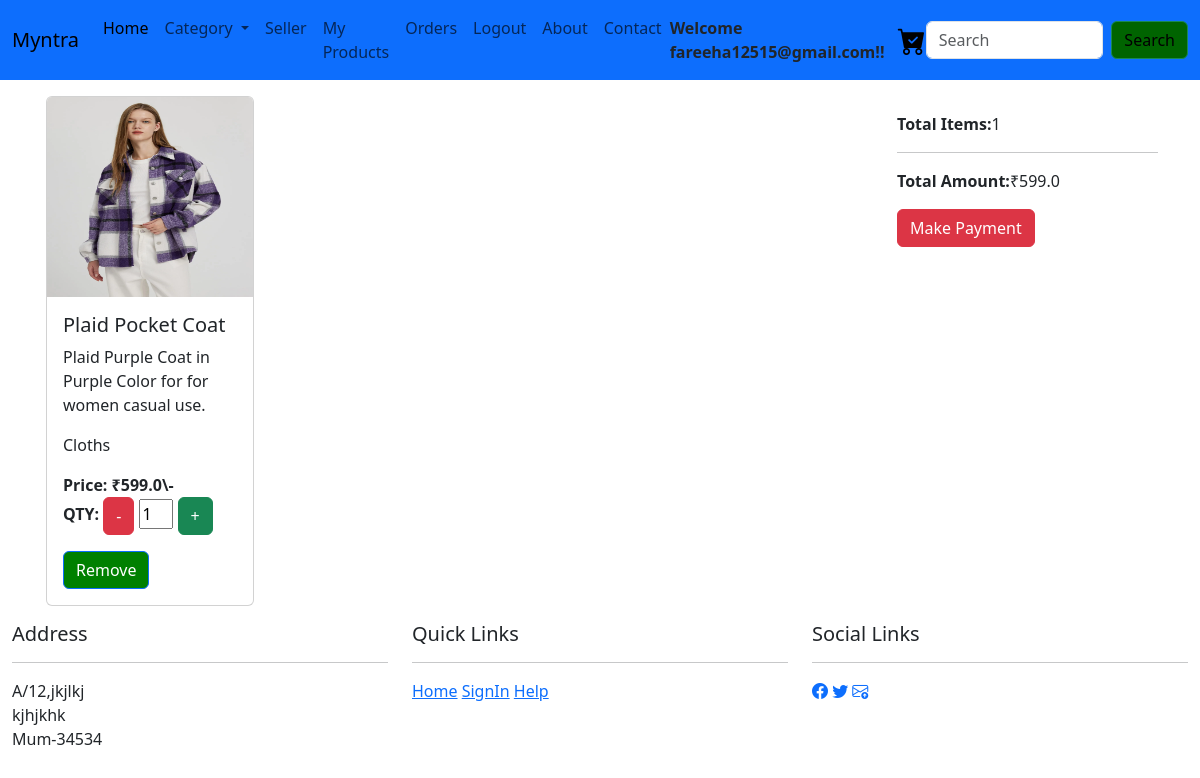
The page /showcarts/ (signed in) on the database its author committed.
### app/models.py (models this page shows)
class Cart(models.Model):
    userid = models.ForeignKey(User, on_delete=models.SET_NULL, null=True)
    productid = models.ForeignKey(Product, on_delete=models.CASCADE, null=True)
    qty = models.PositiveIntegerField(default=0)

class Product(models.Model):
    userid = models.ForeignKey(User, on_delete=models.SET_NULL, null=True)
    productid = models.IntegerField(primary_key=True)
    productname = models.CharField(max_length=50)
    type = (
        ("Mobile", "Mobile"),
        ("Cloths", "Cloths"),
        ("Shoes", "Shoes"),
        ("Electronics", "Electronics"),
    )
    category = models.CharField(max_length=50, choices=type, default="")
    description = models.TextField()
    price = models.FloatField()
    image = models.ImageField(upload_to="photos")
    objects = models.Manager()
    productmanager = CustomManager()

### app/views.py (the view)
# urls.py: path("showcarts/", v.showcarts, name="showcarts"),
def showcarts(req):
    if req.user.is_authenticated:
        user = req.user
        allcarts = Cart.objects.filter(userid=user.id)
        totalamount = 0
        for x in allcarts:
            totalamount += x.productid.price * x.qty
        totalitems = len(allcarts)
        if req.user.is_authenticated:
            context = {
                "allcarts": allcarts,
                'username': user,
                "totalamount": totalamount,
                "totalitems": totalitems
            }
        else:
            context = {
                    "allcarts": allcarts,
                    "totalamount": totalamount,
                    "totalitems": totalitems
                }
        return render(req, "showcarts.html", context)

### app/templates/showcarts.html (shortened to what this page needs)
{% extends 'base.html' %}
{% block body %}
<div class="container">
    <div class="row">
        <div class="col-md-9 p-3">
            <div class="row">
                {% for x in allcarts %}
                <div class="col-md-3">
                <div class="card" style="width: 13rem">
                    <img src="/media/{{x.productid.image}}" class="card-img-top" width="100px" height="200px" alt="...">
                    <div class="card-body">
                      <h5 class="card-title">{{x.productid.productname}}</h5>
                      <p class="card-text">{{x.productid.description}}</p>
                      <p class="card-text">{{x.productid.category}}</p>
                      <b class="card-text">Price: ₹{{x.productid.price}}\-</b><br>
                      <p>
                        <strong>QTY:</strong>
                        <a href="#"><button class="btn btn-danger">-</button></a>
                        <input type="number" value="{{x.qty}}" style="width: 20%;">
                        <a href="/updateqty/0/{{x.productid.price}}"><button class="btn btn-success">+</button></a>
                      </p>
                      <a href="/removecart/{{x.productid.productid}}" class="btn btn-primary" style="background-color: green;">Remove</a>
                    </div>
                  </div>
                </div>
                {% endfor %}
            </div>
        </div>
        <div class="col-md-3">
          <h5 class="btn-danger text-white">Total Amount Section</h5>
          <p><strong>Total Items:</strong>{{totalitems}}</p>
          <hr>
          <p><strong>Total Amount:</strong>₹{{totalamount}}</p>
          <a href="/payment"><button class="btn btn-danger">Make Payment</button></a>
        </div>
    </div>
</div>
{% endblock %}

### app/templates/base.html (shortened to what this page needs)
<!doctype html>
<html lang="en">
  <head>
    <link href="https://cdn.jsdelivr.net/npm/bootstrap@5.3.3/dist/css/bootstrap.min.css" rel="stylesheet">
    <link rel="stylesheet" href="https://cdn.jsdelivr.net/npm/bootstrap-icons@1.11.3/font/bootstrap-icons.min.css">
  </head>
  <body>
    <div class="container-fluid ">
        <div class="row">
            <nav class="navbar navbar-expand-lg  bg-primary">
                <div class="container-fluid">
                  <a class="navbar-brand" href="/">Myntra</a>
                  <div class="collapse navbar-collapse" id="navbarSupportedContent">
                    <ul class="navbar-nav me-auto mb-2 mb-lg-0">
                      <li class="nav-item">
                        <a class="nav-link active" aria-current="page" href="/">Home</a>
                      </li>
                      <li class="nav-item dropdown">
                        <a class="nav-link dropdown-toggle" href="#" role="button" data-bs-toggle="dropdown" aria-expanded="false">
                          Category
                        </a>
                      </li>
                      {% if not user.is_authenticated %}
                      <li class="nav-item">
                        <a class="nav-link" href="/signin">SignIn</a>
                      </li>
                      <li class="nav-item">
                        <a class="nav-link" href="/signup">SignUp</a>
                      </li>
                      {% else %}
                      <li class="nav-item">
                        <a class="nav-link" href="/ProductRegister">Seller</a>
                      </li>
                      <li class="nav-item">
                        <a class="nav-link" href="/ProductList">My Products</a>
                      </li>
                      <li class="nav-item">
                        <a class="nav-link" href="#">Orders</a>
                      </li>
                      <li class="nav-item">
                        <a class="nav-link" href="/userlogout">Logout</a>
                      </li>
                      {% endif %}
                      <li class="nav-item">
                        <a class="nav-link" href="#">About</a>
                      </li>
                      <li class="nav-item">
                        <a class="nav-link" href="#">Contact</a>
                      </li>
                    </ul>
                    {% if user.is_authenticated %}
                    <strong>Welcome {{user}}!!</strong>
                    {% else %}
                    <strong>Welcome Guest!!</strong>
                    {% endif %}
                    <a href="/showcarts"><i class="bi bi-cart-check-fill" style="color: black; font-size: 28px;"></i></a>
                    <form class="d-flex" role="search"  method="get" action="{% url 'searchproduct' %}">
                      <input class="form-control me-2"  name="q"   type="search" placeholder="Search" aria-label="Search">
                      <button class="btn btn-outline-success" style="color: black; background-color: darkgreen;" type="submit">Search</button>
                    </form>
                  </div>
                </div>
              </nav>
        </div>
    </div>
    {% block body %}
    {% endblock %}
    <div class="container-fluid">
        <div class="row">
            <div class="col-md-4">
                <h5>Address</h5>
                <hr>
                A/12,jkjlkj<br>
                kjhjkhk<br>
                Mum-34534
            </div>
            <div class="col-md-4">
                <h5>Quick Links</h5>
                <hr>
                <a href="#">Home</a>
                <a href="#">SignIn</a>
                <a href="#">Help</a>
            </div>
            <div class="col-md-4">
                <h5>Social Links</h5>
                <hr>
                <a href="#"><i class="bi bi-facebook"></i></a>
                <a href="#"><i class="bi bi-twitter"></i></a>
                <a href="#"><i class="bi bi-envelope-arrow-up"></i></a>
            </div>
        </div>
    </div>
  </body>
</html>

### rows shown on the page
Cart: productid.image (picture), productid.productname "Plaid Pocket Coat", productid.description "Plaid Purple Coat in Purple Color for for women casual use.", productid.category "Cloths", productid.price "599.0", qty "1"

### other values the page prints
{{ user }} "fareeha12515@gmail.com"
{{ totalitems }} "1"
{{ totalamount }} "599.0"
